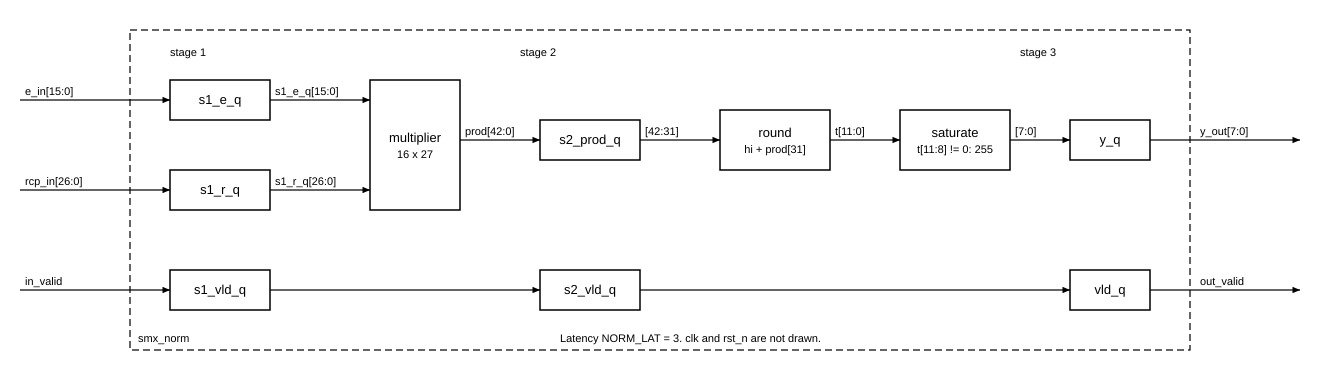

Reproduce this figure in Python.
"""smx_norm, one lane: y = min(255, (E*Rcp + 2^31) >> 32). Run: python3 docs/spec/fig/smx_norm.py"""
from schematic import Sheet

s = Sheet("smx_norm", 1320, 380)
s.boundary(130, 30, 1060, 320, "smx_norm")
s.note(170, 56, "stage 1")
s.note(520, 56, "stage 2")
s.note(1020, 56, "stage 3")

s.box(170, 80, 100, 40, "s1_e_q")
s.box(170, 170, 100, 40, "s1_r_q")
s.box(370, 80, 90, 130, "multiplier", "16 x 27")
s.box(540, 120, 100, 40, "s2_prod_q")
s.box(720, 110, 110, 60, "round", "hi + prod[31]")
s.box(900, 110, 110, 60, "saturate", "t[11:8] != 0: 255")
s.box(1070, 120, 80, 40, "y_q")
s.box(170, 270, 100, 40, "s1_vld_q")
s.box(540, 270, 100, 40, "s2_vld_q")
s.box(1070, 270, 80, 40, "vld_q")

s.wire([(20, 100), (170, 100)], "e_in[15:0]")
s.wire([(20, 190), (170, 190)], "rcp_in[26:0]")
s.wire([(270, 100), (370, 100)], "s1_e_q[15:0]")
s.wire([(270, 190), (370, 190)], "s1_r_q[26:0]")
s.wire([(460, 140), (540, 140)], "prod[42:0]")
s.wire([(640, 140), (720, 140)], "[42:31]")
s.wire([(830, 140), (900, 140)], "t[11:0]")
s.wire([(1010, 140), (1070, 140)], "[7:0]")
s.wire([(1150, 140), (1300, 140)], "y_out[7:0]", lx=1200, port=True)
s.wire([(20, 290), (170, 290)], "in_valid")
s.wire([(270, 290), (540, 290)])
s.wire([(640, 290), (1070, 290)])
s.wire([(1150, 290), (1300, 290)], "out_valid", lx=1200, port=True)
s.note(560, 342, "Latency NORM_LAT = 3. clk and rst_n are not drawn.")
s.save(__file__)
